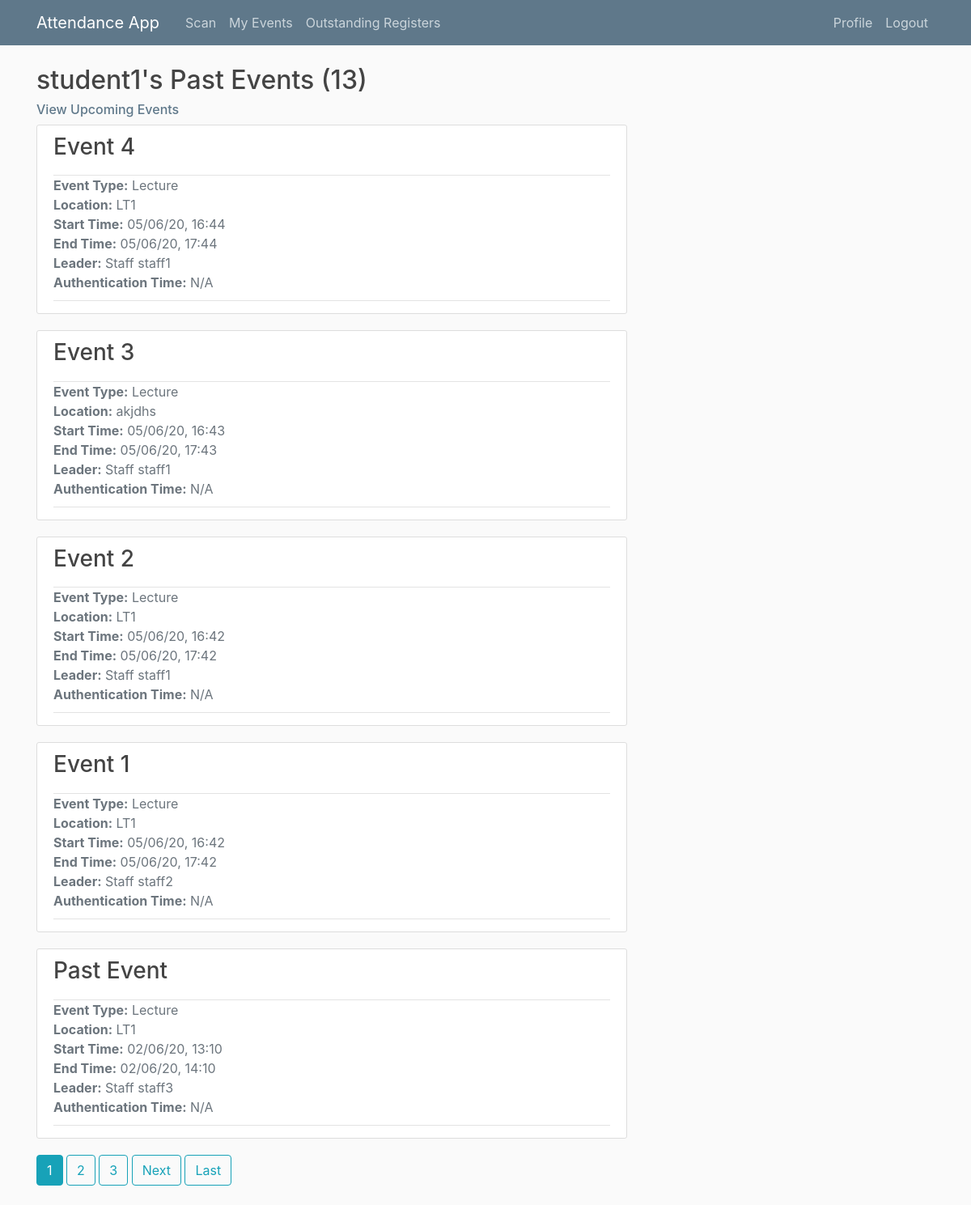
The app's page /student1/events/past/ (signed in) with its own data.
### main/models.py (models this page shows, shortened)
class Event(models.Model):
    EVENT_TYPES = (
        ('LE', 'Lecture'),
        ('EX', 'Examination'),
        ('TU', 'Tutorial'),
        ('SG', 'Study Group')
    )
    title = models.CharField(max_length = 100)
    event_type = models.CharField(max_length=2, choices=EVENT_TYPES) # Lecture, tutorial, exam or study group
    start_time = models.DateTimeField(default = timezone.now)
    end_time = models.DateTimeField(default = one_hour_ahead)
    location = models.CharField(max_length = 100, null = True)
    leader = models.ForeignKey(Staff, on_delete=models.CASCADE, related_name = 'staff_leader') # Leader must be a staff member
    attendees = models.ManyToManyField(Student, related_name='student_attendees')
    auth_uuid = models.UUIDField(default=uuid.uuid4, editable = False) # Generates authentication hash
    register_taken = models.BooleanField(default = False)
    def happening_now(self):
        if timezone.now() >= self.start_time and timezone.now() < self.end_time:
            return True
        else:
            return False

### users/models.py (models this page shows)
class Staff(models.Model):
    user = models.OneToOneField(User,  on_delete=models.CASCADE) # Each Staff object maps to one account and vice versa
    def __str__(self):
        return f'Staff {self.user.username}'
    class Meta:
        verbose_name_plural = 'Staff' # otherwise default in admin page would be 'Staffs'

### main/views.py (the view)
# urls.py: path('<str:username>/events/past/', UserPastEventListView.as_view(), name='user-past-events'),
class UserPastEventListView(LoginRequiredMixin, UserPassesTestMixin, ListView):
    model = Event
    template_name = 'main/user_past_events.html'
    context_object_name = 'events'
    paginate_by = 5
    def get_queryset(self):
        user = get_object_or_404(User, username=self.kwargs.get('username')) # Class based view so requires kwargs.get to extract from URL
        return Event.objects.filter(attendees=user.student, end_time__lte=timezone.now()).order_by('-start_time')
    def get_context_data(self, **kwargs):
        context = super().get_context_data(**kwargs)
        user = get_object_or_404(User, username=self.kwargs.get('username')) # Class based view so requires kwargs.get to extract from URL
        context['requested_user'] = user
        return context
    def test_func(self):
        active_user = self.request.user
        if active_user.groups.filter(name="Admin") or active_user.groups.filter(name="Staff"):
            return True
        else:
            return False

### main/templatetags/event_extras.py (called while the page is built)
@register.filter(name='attendance_authenticated')
def attendance_authenticated(event, user):
    from main.models import Attendance
    return Attendance.objects.filter(event=event, student=user.student).exists()

### users/templatetags/user_extras.py (called while the page is built)
@register.filter(name='has_group')
def has_group(user, group_name):
    return user.groups.filter(name=group_name).exists()

### main/templates/main/user_past_events.html
{% extends 'main/user_events.html' %}
{% load user_extras %}
{% load event_extras %}
{% block upcoming_or_past %}
    <h2><a href="{% url 'user-profile' view.kwargs.username %}">{{ view.kwargs.username }}</a>'s Past Events ({{ page_obj.paginator.count }})</h2>
    <h6><a class="subtitle" href="{% url 'user-events' view.kwargs.username %}">View Upcoming Events</a></h6>
{% endblock upcoming_or_past %}

### main/templates/main/user_events.html (shortened to what this page needs)
{% extends 'main/events.html' %}
{% load user_extras %}
{% load event_extras %}
{% block auth_info %}
{% if requested_user|has_group:"Students" %}
    <li class="text-muted">
        <b>Authentication Time:</b>
        {% if event|attendance_authenticated:requested_user %}
            {{ event|auth_time:requested_user|date:"d/m/y, H:i" }}
        {% else %}
            N/A
        {% endif %}
    </li>
{% endif %}
{% endblock auth_info %}

### main/templates/main/events.html (shortened to what this page needs)
{% extends 'main/base.html' %}
{% load user_extras %}
{% load event_extras %}
{% block content %}
    {% block upcoming_or_past %}{% endblock upcoming_or_past %}
    {% for event in events %}
        <article class="media content-section">
            <div class="media-body">
                <div class="article-header">
                    <h3><a class="article-title" href="{% url 'event-detail' event.id %}">{{ event.title }}</a></h3>
                </div>
                <div class="article-metadata">
                    <ul class="list-unstyled">
                        <li class="text-secondary"><b>Event Type:</b> {{ event.get_event_type_display }}</li>
                        <li class="text-muted"><b>Location:</b> {{ event.location }}</li>
                        <li class="text-muted"><b>Start Time:</b> {{ event.start_time|date:"d/m/y, H:i" }}</li>
                        <li class="text-muted"><b>End Time:</b> {{ event.end_time|date:"d/m/y, H:i" }}</li>
                        <li class="text-muted"><b>Leader:</b> {{ event.leader }}</li>
                        {% block auth_info %}{% endblock auth_info %}
                    </ul>
                </div>
            </div>
        </article>
    {% endfor %}
    {% if is_paginated %}
        {% for num in page_obj.paginator.page_range %}
            {% if page_obj.number == num %}
                <a class="btn btn-info mb-4" href="?page={{ num }}">{{ num }}</a>
            {% elif num > page_obj.number|add:'-3' and num < page_obj.number|add:'3' %}
                <a class="btn btn-outline-info mb-4" href="?page={{ num }}">{{ num }}</a>
            {% endif %}
        {% endfor %}
        {% if page_obj.has_next %}
            <a class="btn btn-outline-info mb-4" href="?page={{ page_obj.next_page_number }}">Next</a>
            <a class="btn btn-outline-info mb-4" href="?page={{ page_obj.paginator.num_pages }}">Last</a>
        {% endif %}
    {% endif %}
{% endblock content %}

### main/static/main/main.css (style rules this page uses)
body { background: #fafafa; color: #333333; margin-top: 5rem; }
h1, h2, h3, h4, h5, h6 { color: #444444; }
h2 { font-size: 2rem; }
h2 a { color: #444444; }
ul { margin: 0; color: #444444; }
.subtitle { color: #5f788a; }
.content-section { background: #ffffff; padding: 10px 20px; border: 1px solid #dddddd; border-radius: 3px; margin-bottom: 20px; }
.article-header { padding-bottom: 10px; border-bottom: 1px solid #e3e3e3; }
.article-header .article-title { color: #444444; }
.article-metadata { padding-bottom: 10px; margin-bottom: 5px; border-bottom: 1px solid #e3e3e3 }

### records on screen
Event: title "Event 4", event_type "Lecture", location "LT1", start_time "05/06/20, 16:44", end_time "05/06/20, 17:44", leader "Staff staff1", shows "N/A"
Event: title "Event 3", event_type "Lecture", location "akjdhs", start_time "05/06/20, 16:43", end_time "05/06/20, 17:43", leader "Staff staff1", shows "N/A"
Event: title "Event 2", event_type "Lecture", location "LT1", start_time "05/06/20, 16:42", end_time "05/06/20, 17:42", leader "Staff staff1", shows "N/A"
Event: title "Event 1", event_type "Lecture", location "LT1", start_time "05/06/20, 16:42", end_time "05/06/20, 17:42", leader "Staff staff2", shows "N/A"
Event: title "Past Event", event_type "Lecture", location "LT1", start_time "02/06/20, 13:10", end_time "02/06/20, 14:10", leader "Staff staff3", shows "N/A"

### other values on screen
{{ view.kwargs.username }} "student1"
{{ page_obj.paginator.count }} "13"
{{ num }} "1"
{{ num }} "2" "3"
